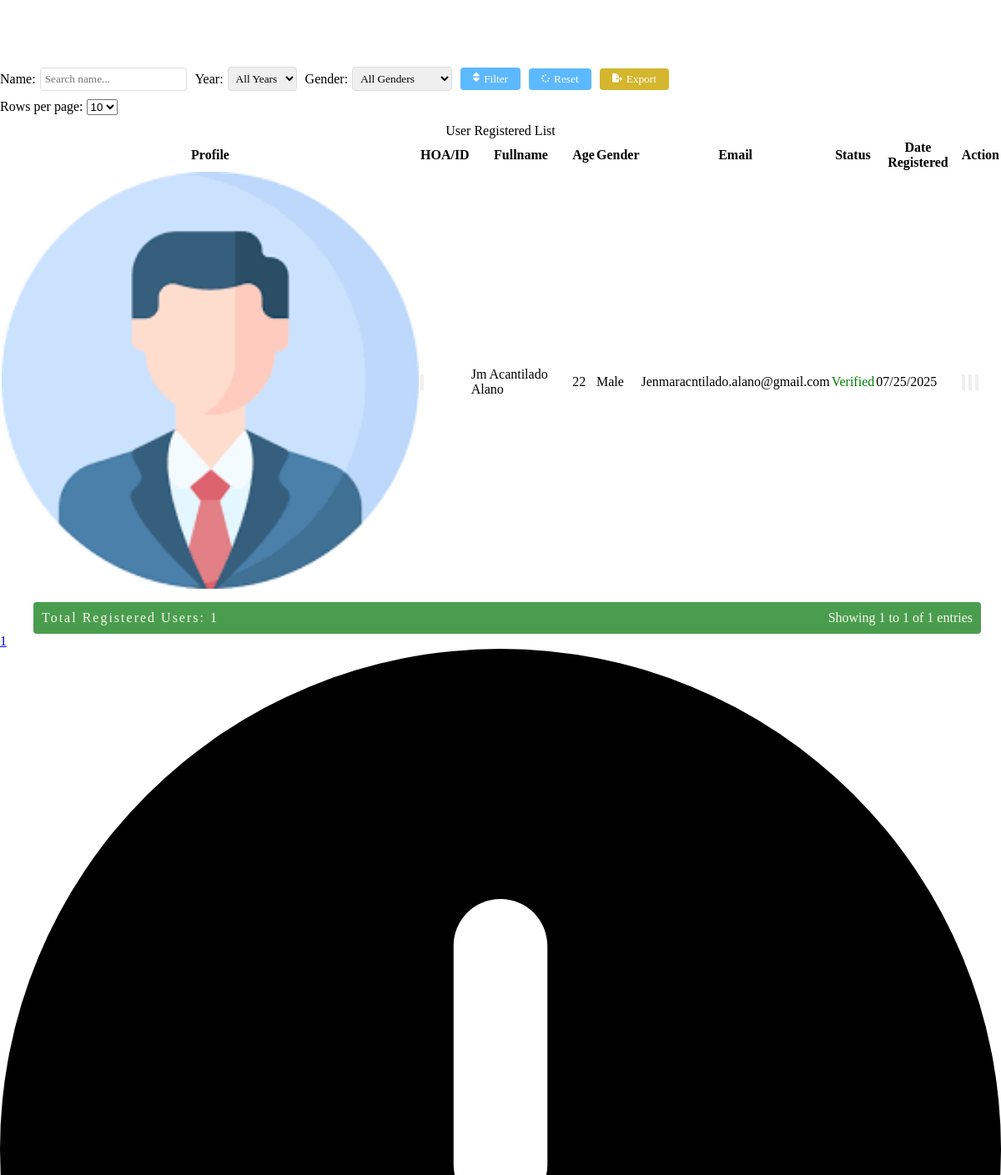
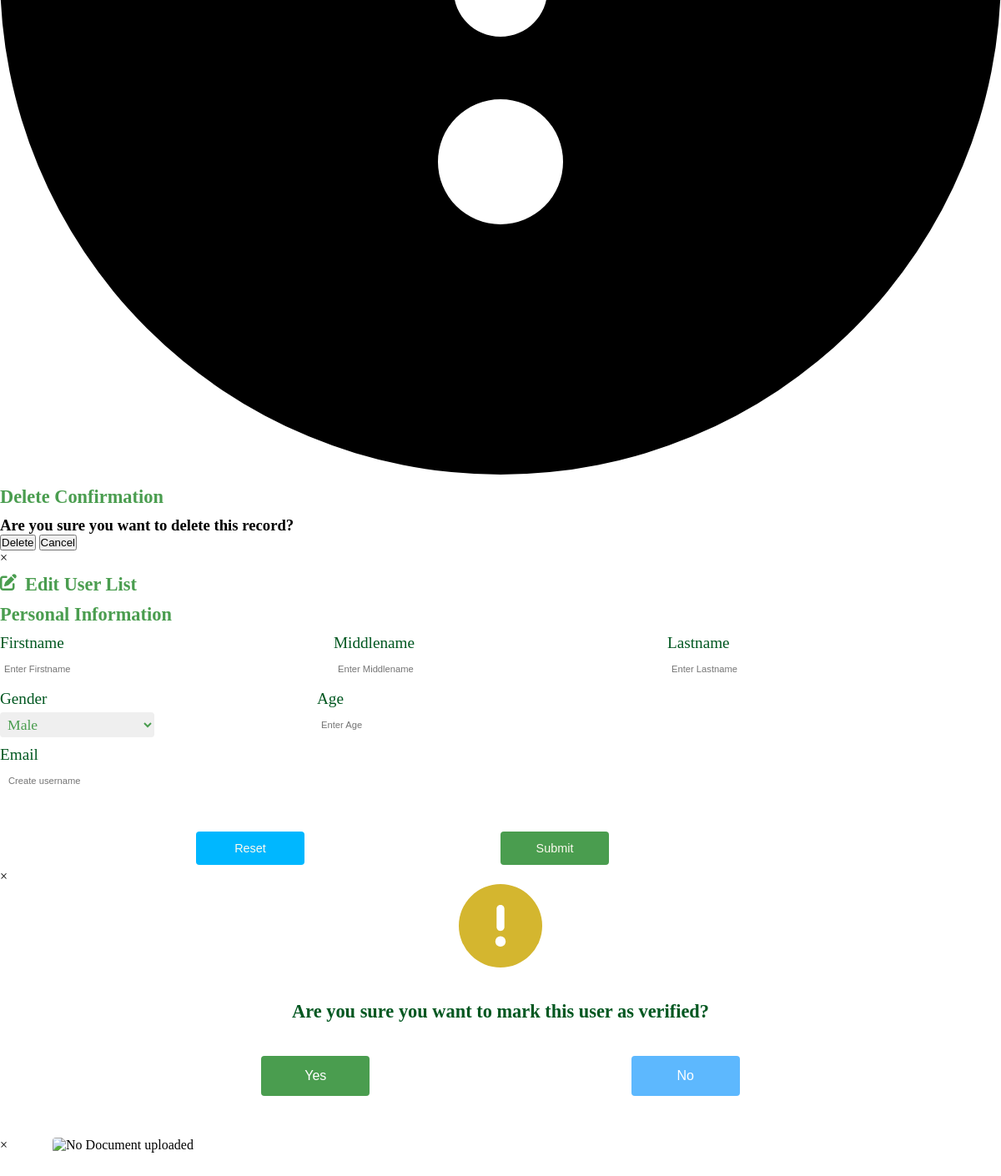
/administrator/admin_panel/user_register_folder/table.php, run on the app's committed database (2 pictures, top to bottom).
### tables this page shows
CREATE TABLE `user_account` (
  `firstname` varchar(200) NOT NULL,
  `middlename` varchar(200) NOT NULL,
  `lastname` varchar(200) NOT NULL,
  `email` varchar(200) NOT NULL,
  `password` varchar(200) NOT NULL,
  `gender` varchar(200) NOT NULL,
  `age` int(11) NOT NULL,
  `birthday` date NOT NULL,
  `date_registered` date NOT NULL,
  `house_no` varchar(200) NOT NULL,
  `sitio_pook` varchar(200) NOT NULL,
  `contact_no` varchar(200) NOT NULL,
  `profile` varchar(200) NOT NULL,
  `verify` varchar(200) NOT NULL,
  `support_doc` varchar(200) NOT NULL,
  `user_id` int(11) NOT NULL
);

### administrator/admin_panel/user_register_folder/table.php (the view, shortened to what this page needs)
<!DOCTYPE html>
<html lang="en">
<head>
</head>
<body>
    <?php
    require("../../database/conn_db.php");
    $name_filter = isset($_GET['name_filter']) ? $_GET['name_filter'] : '';
    $date_from = isset($_GET['date_from']) ? $_GET['date_from'] : '';
    $date_to = isset($_GET['date_to']) ? $_GET['date_to'] : '';
    $gender_filter = isset($_GET['gender_filter']) ? $_GET['gender_filter'] : '';
    $page = isset($_GET['page']) ? max(1, (int)$_GET['page']) : 1;
    $limit = isset($_GET['limit']) ? max(1, (int)$_GET['limit']) : 10;
    $offset = ($page - 1) * $limit;
    $whereClause = [];
    $params = [];
    $types = '';
    $whereSQL = !empty($whereClause) ? 'WHERE ' . implode(' AND ', $whereClause) : '';
    $countQuery = "SELECT COUNT(*) AS total FROM user_account $whereSQL";
    $countStmt = $conn->prepare($countQuery);
    $countStmt->execute();
    $countResult = $countStmt->get_result();
    $totalRows = $countResult->fetch_assoc()['total'];
    $totalPages = max(1, ceil($totalRows / $limit));
    $startRow = ($page - 1) * $limit + 1;
    $endRow = min($page * $limit, $totalRows);
    $sql = "SELECT * FROM user_account $whereSQL ORDER BY user_id DESC LIMIT ? OFFSET ?";
    $stmt = $conn->prepare($sql);
    if (!empty($params)) {
        $params[] = $limit;
        $params[] = $offset;
        $types .= 'ii';
        $stmt->bind_param($types, ...$params);
    } else {
        $stmt->bind_param('ii', $limit, $offset);
    }
    $stmt->execute();
    $result = $stmt->get_result();
    ?>
    <div class="limit-selector">
    <form method="GET" action="" class="filter-form">
            <div class="filter-group">
                <label for="name_filter">Name:</label>
                <input type="text" name="name_filter" id="name_filter" value="<?php echo htmlspecialchars($name_filter); ?>" placeholder="Search name...">
            </div>
            <div class="filter-group">
                <label for="year_filter">Year:</label>
                <select name="year_filter" id="year_filter">
                    <option value="">All Years</option>
                </select>
            </div>
            <div class="filter-group">
                <label for="gender_filter">Gender:</label>
                <select name="gender_filter" id="gender_filter">
                    <option value="">All Genders</option>
                </select>
            </div>
            <button type="submit" class="filter-btn">Filter</button>
            <button type="button" class="reset-btn" onclick="window.location.href='?page=1&limit=<?php echo $limit; ?>'">Reset</button>
            <button type="button" class="export-btn" id="export-btn">Export</button>
        </form>
        <form method="GET" action="">
            <label for="limit">Rows per page:</label>
            <select name="limit" id="limit" onchange="this.form.submit()">
                <option value="10" <?php if ($limit == 10) echo 'selected'; ?>>10</option>
            </select>
        </form>
    </div>
    <?php if ($result->num_rows > 0): ?>
    <table>
        <caption>User Registered List</caption>
        <tr>
            <th>Profile</th>
            <th>HOA/ID</th>
            <th>Fullname</th>
            <th>Age</th>
            <th>Gender</th>
            <th>Email</th>
            <th>Status</th>
            <th>Date Registered</th>
            <th>Action</th>
        </tr>
        <?php
        while($row = $result->fetch_assoc()) {
            $firstname = $row["firstname"];
            $middlename = $row["middlename"];
            $lastname = $row["lastname"];
            $gender = $row["gender"];
            $age = $row["age"];
            $email = $row["email"];
            $date_registered = $row["date_registered"];
             $support_doc = $row["support_doc"];
             $profile = $row["profile"];
        ?>
        <tr class="table_hover">
             <td class = "img"><img src="/BIS/asset/image/user_profile/<?php echo  $profile; ?>" alt="" width = 500/></td>
             <td class = "img" ><button class="view_doc_btn" data-id="<?php echo $row["user_id"]; ?>" > <img src="/BIS/asset/image/user_profile/<?php echo  $support_doc; ?>" alt="" width = 500 style = "margin-left:auto;  "></button></td>
            <td><?php echo $firstname . " " . $middlename . " " . $lastname; ?></td>
            <td><?php echo $age; ?></td>
            <td><?php echo $gender; ?></td>
            <td><?php echo $email; ?></td>
            <td>
                  <?php
                                            $verify = $row["verify"];
                                            if ($verify  == "Not Verified") {
                                                echo "<p style='color:red;'>Not Verified</p>";
                                            } elseif ($verify == "Verified") {
                                                echo "<p style='color:green;'>Verified</p>";
                                            }
                    ?>
            </td>
            <td><?php echo date('m/d/Y', strtotime($date_registered)); ?></td>
            <td>
                <div id="form_up_del_official">
                    <button id="verify_btn" class="verify_btn_register" data-id="<?php echo $row["user_id"]; ?>"></button>
                    <button id="update_official_btn" class="update_btn_register" data-id="<?php echo $row["user_id"]; ?>">
                    </button>
                    <button id="delete_official_btn" class="delete_btn_blotter_user" data-id="<?php echo $row["user_id"]; ?>">
                    </button>
                </div>
            </td>
        </tr>
        <?php } ?>
    </table>
    <div class="table-footer">
        <div class="total-count">Total Registered Users: <?php echo $totalRows; ?></div>
        <div class="pagination-info">
            Showing <?php echo $startRow; ?> to <?php echo $endRow; ?> of <?php echo $totalRows; ?> entries
        </div>
    </div>
    <div class="pagination">
        <?php for ($i = 1; $i <= $totalPages; $i++): ?>
            <a href="?page=<?php echo $i; ?>&limit=<?php echo $limit; ?>&name_filter=<?php echo urlencode($name_filter); ?>&date_from=<?php echo urlencode($date_from); ?>&date_to=<?php echo urlencode($date_to); ?>&gender_filter=<?php echo urlencode($gender_filter); ?>"
               class="<?php echo $i == $page ? 'active' : ''; ?>">
                <?php echo $i; ?>
            </a>
        <?php endfor; ?>
    </div>
    <?php endif; ?>
    <div id="delete-modal_user" class="delete-modal_user">
        <div class="delete-modal-content_user">
            <span class="close-icon">
                <svg xmlns="http://www.w3.org/2000/svg" viewBox="0 0 512 512">
                    <path d="M256 512A256 256 0 1 0 256 0a256 256 0 1 0 0 512zm0-384c13.3 0 24 10.7 24 24v112c0 13.3-10.7 24-24 24s-24-10.7-24-24V152c0-13.3 10.7-24 24-24zM224 352a32 32 0 1 1 64 0 32 32 0 1 1 -64 0z"/>
                </svg>
            </span>
            <h2>Delete Confirmation</h2>
            <h3>Are you sure you want to delete this record?</h3>
            <div class="div-delete_user">
                <button id="confirm-delete_user" class="btn-delete_user">Delete</button>
                <button id="cancel-delete_user" class="btn-delete_user">Cancel</button>
            </div>
        </div>
    </div>
    <div id="edit-modal_blotter" class="edit-modal_blotter">
        <div class="edit-modal-content_blotter">
            <span class="update-close-btn" onclick="document.getElementById('edit-modal_blotter').style.display='none';">&times;</span>
            <?php include("user_register_folder/update_user.php"); ?>
        </div>
    </div>
    <div id="verify_blotter" class="verify_blotter">
        <div class="verify-modal-content_blotter">
            <span class="update-close-btn" onclick="document.getElementById('verify_blotter').style.display='none';">&times;</span>
            <?php include("user_register_folder/verify.php"); ?>
        </div>
    </div>
   <div id="view_doc-modal" class="view_doc-modal">
        <div class="view_doc-modal-content">
            <span class="update-close-btn" onclick="document.getElementById('view_doc-modal').style.display='none';">&times;</span>
           <img src="" alt="No Document uploaded" id="image_photo_view" style="width: 800px; height: 100%; margin: 50px 80px 50px 50px; border-radius:4px; ">
        </div>
    </div>
</body>
</html>

### administrator/admin_panel/user_register_folder/user_register.css (style rules this page uses)
* { margin: 0px; padding: 0px; box-sizing: content-box; list-style-type: none ; }
html { scroll-behavior: smooth; }
:root { --bg-color:#FCFAEE; --2nd-bg-color:#4A9D4f; --sub-bg-color: #005720 ; --1st-text-color: #005720 ; --2nd-text-color: rgb(53, 53, 53); --3rd-text-color: #FCFAEE; --btn-color: #F5E402; --other-color :rgb(0, 183, 255); }
@media only screen and (min-width: 320px ) { .registration_h1, h2 { font-family: "sub_text"; color: #4A9D4f; margin-top: 10px; margin-bottom: 10px; font-size: 1rem; } }
@media only screen and (min-width: 481px ) { .registration_h1, h2 { font-family: "sub_text"; color: #4A9D4f; margin-top: 10px; margin-bottom: 10px; font-size: 1rem; } }
@media only screen and (min-width: 601px ) { .registration_h1, h2 { font-family: "sub_text"; color: #4A9D4f; margin-top: 10px; margin-bottom: 10px; font-size: 1.2rem; } }
@media only screen and (min-width: 769px ) { .registration_h1, h2 { font-family: "sub_text"; color: #4A9D4f; margin-top: 10px; margin-bottom: 10px; font-size: 1.4rem; } }

### administrator/admin_panel/user_register_folder/table.php (style rules this page uses)
.table-footer { display: flex; justify-content: space-between; margin-top: 10px; padding: 10px; margin-left:40px; background-color:#4A9D4f; border-radius: 4px; width: 93%; transition: all 0.5s ease; }
.total-count { font-weight: 400; color:#FCFAEE; font-family:"sub_text"; letter-spacing:2px; }
.pagination-info { color: #666; color:#FCFAEE; font-family:"sub_text"; }
.limit-selector { margin-top:80px; margin-left:0px; }
.limit-selector form { margin-bottom:10px; }
.filter-form { display: flex; flex-wrap: wrap; gap: 10px; align-items: center; }
.filter-group { display: flex; align-items: center; gap: 5px; }
.filter-group label { font-family: "sub_text"; font-size: 1rem; margin-left:0px; }
.filter-group select, .filter-group input { padding: 5px; border: 1px solid #ddd; border-radius: 4px; font-family: "sub_text"; }
.filter-btn { padding: 5px 15px; background-color: rgb(93,185,255); color: white; border: none; border-radius: 4px; cursor: pointer; font-family: "sub_text"; }
.reset-btn { padding: 5px 15px; background-color: rgb(93,185,255); color: white; border: none; border-radius: 4px; cursor: pointer; font-family: "sub_text"; }
.export-btn { padding: 5px 15px; background-color: rgb(212,182,47); color: white; border: none; border-radius: 4px; cursor: pointer; font-family: "sub_text"; }

### data on the page
user_account: profile (picture), firstname "Jm", middlename "Acantilado", lastname "Alano", age "22", gender "Male", email "Jenmaracntilado.alano@gmail.com", verify "Verified", date_registered "07/25/2025"

### other printed values
$totalRows "1"
$startRow "1"
$endRow "1"
